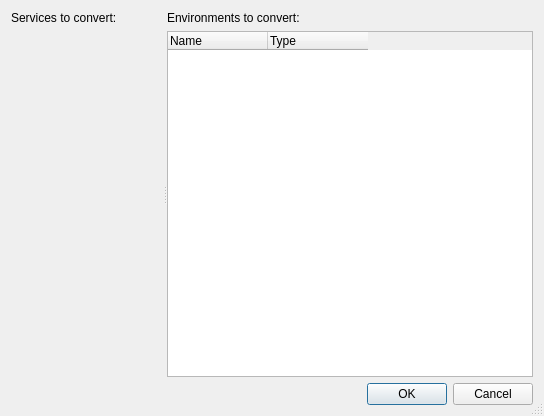
<?xml version="1.0" encoding="UTF-8"?>
<ui version="4.0">
 <class>APRXConverterDialog</class>
 <widget class="QDialog" name="APRXConverterDialog">
  <property name="geometry">
   <rect>
    <x>0</x>
    <y>0</y>
    <width>544</width>
    <height>416</height>
   </rect>
  </property>
  <property name="windowTitle">
   <string notr="true">APRX Converter</string>
  </property>
  <property name="sizeGripEnabled">
   <bool>true</bool>
  </property>
  <property name="modal">
   <bool>true</bool>
  </property>
  <layout class="QGridLayout" name="gridLayout">
   <item row="0" column="0">
    <widget class="QSplitter" name="splitter">
     <property name="orientation">
      <enum>Qt::Horizontal</enum>
     </property>
     <widget class="QWidget" name="layoutWidget">
      <layout class="QVBoxLayout" name="verticalLayout">
       <item>
        <widget class="QLabel" name="serviceSelectorLabel">
         <property name="text">
          <string>Services to convert:</string>
         </property>
         <property name="buddy">
          <cstring>serviceSelector</cstring>
         </property>
        </widget>
       </item>
       <item>
        <widget class="ServiceSelector" name="serviceSelector" native="true">
         <property name="sizePolicy">
          <sizepolicy hsizetype="Preferred" vsizetype="Preferred">
           <horstretch>0</horstretch>
           <verstretch>1</verstretch>
          </sizepolicy>
         </property>
        </widget>
       </item>
      </layout>
     </widget>
     <widget class="QWidget" name="layoutWidget">
      <layout class="QVBoxLayout" name="verticalLayout_2">
       <item>
        <widget class="QLabel" name="envsTreeLabel">
         <property name="text">
          <string>Environments to convert:</string>
         </property>
         <property name="buddy">
          <cstring>envsTree</cstring>
         </property>
        </widget>
       </item>
       <item>
        <widget class="QTreeWidget" name="envsTree">
         <property name="sizePolicy">
          <sizepolicy hsizetype="Expanding" vsizetype="Expanding">
           <horstretch>0</horstretch>
           <verstretch>1</verstretch>
          </sizepolicy>
         </property>
         <property name="alternatingRowColors">
          <bool>true</bool>
         </property>
         <property name="selectionMode">
          <enum>QAbstractItemView::NoSelection</enum>
         </property>
         <property name="columnCount">
          <number>2</number>
         </property>
         <attribute name="headerMinimumSectionSize">
          <number>100</number>
         </attribute>
         <attribute name="headerStretchLastSection">
          <bool>false</bool>
         </attribute>
         <column>
          <property name="text">
           <string>Name</string>
          </property>
         </column>
         <column>
          <property name="text">
           <string>Type</string>
          </property>
         </column>
        </widget>
       </item>
      </layout>
     </widget>
    </widget>
   </item>
   <item row="2" column="0">
    <widget class="QDialogButtonBox" name="buttonBox">
     <property name="orientation">
      <enum>Qt::Horizontal</enum>
     </property>
     <property name="standardButtons">
      <set>QDialogButtonBox::Cancel|QDialogButtonBox::Ok</set>
     </property>
    </widget>
   </item>
  </layout>
 </widget>
 <customwidgets>
  <customwidget>
   <class>ServiceSelector</class>
   <extends>QWidget</extends>
   <header>agsspgui.serviceselector.h</header>
   <container>1</container>
  </customwidget>
 </customwidgets>
 <resources/>
 <connections>
  <connection>
   <sender>buttonBox</sender>
   <signal>accepted()</signal>
   <receiver>APRXConverterDialog</receiver>
   <slot>accept()</slot>
   <hints>
    <hint type="sourcelabel">
     <x>248</x>
     <y>254</y>
    </hint>
    <hint type="destinationlabel">
     <x>157</x>
     <y>274</y>
    </hint>
   </hints>
  </connection>
  <connection>
   <sender>buttonBox</sender>
   <signal>rejected()</signal>
   <receiver>APRXConverterDialog</receiver>
   <slot>reject()</slot>
   <hints>
    <hint type="sourcelabel">
     <x>316</x>
     <y>260</y>
    </hint>
    <hint type="destinationlabel">
     <x>286</x>
     <y>274</y>
    </hint>
   </hints>
  </connection>
 </connections>
</ui>
